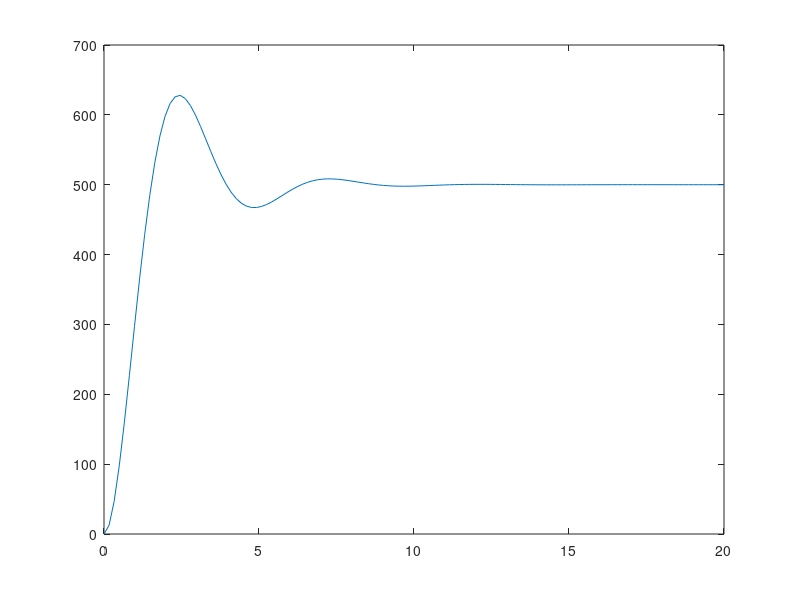

Source code (MATLAB): (Note: this script raises an error after producing the figure.)
%Code set up
clear; close all; clc;

load('MEASURED_RPM.mat');
load('fanData.mat');



figure(1)
grid on

plot(time,RPM);
hold on
yline(1000,"--");

kp=0;
ki=0;
kd=0;

table(RPM,time,kp,ki,kd);

kp=20;

[new_time,new_RPM] = control_system('P',kp);

plot(new_time,new_RPM);

table(new_RPM,new_time,kp,ki,kd);


kd=20;

[new_time,new_RPM] = control_system('P',kp,'D',kd);

plot(new_time,new_RPM);

table(new_RPM,new_time,kp,ki,kd);


ki=20;

[new_time,new_RPM] = control_system('P',kp,'D',kd,"I",ki);

plot(new_time,new_RPM);

table(new_RPM,new_time,kp,ki,kd);

figure(2);

offset = -fanData(1,1);

newT =[];
for i =1:length(fanData);
    
    newT(i) = fanData(i,1)+offset;
end

disp("MEASURE DATA");

plot(newT,fanData(:,2));
table(fanData(:,2),newT,0,0,0);



function table(RPM,time,kp,ki,kd)

disp("kp =" + kp + " ki =" + ki + " kd =" + kd);
disp("Final RPM = " +findFinalValue(RPM));
disp("Max Overshoot% =" + percentovershoot(RPM));
disp("Rise Time =" + riseTime(RPM,time));
disp("Settle Time =" +settleTime(RPM,time));
fprintf("\n");
end

function final = findFinalValue(RPM)

final = RPM(length(RPM));

end

function percent= percentovershoot(RPM)

percent = max(RPM)/findFinalValue(RPM)*100;

end

function t = riseTime(RPM,time)

tenpercentVoltage = findFinalValue(RPM) *.1;


ninetypercentVoltage = findFinalValue(RPM) *.9;

tten =0;
tninety =0;

endcounter=0;

for i =1:length(RPM)

    if((RPM(i)>tenpercentVoltage))
      
        tten = time(i);
        
        break;
    end
    
    endcounter =i;
end

for i = endcounter:length(RPM)

    if((RPM(i)>ninetypercentVoltage))
     
         tninety=time(i);
          
          break;
    end
    
end

t=tninety-tten;
end

function t = settleTime(RPM,time)



highpercent = findFinalValue(RPM)*1.05;
lowpercent = findFinalValue(RPM)*0.95;

for i =0:(length(RPM)-1)
    
    if((RPM(end-i)<=lowpercent) || (RPM(end-i)>highpercent))
        
        t=time(end -i);
        break;
    end
end
end




